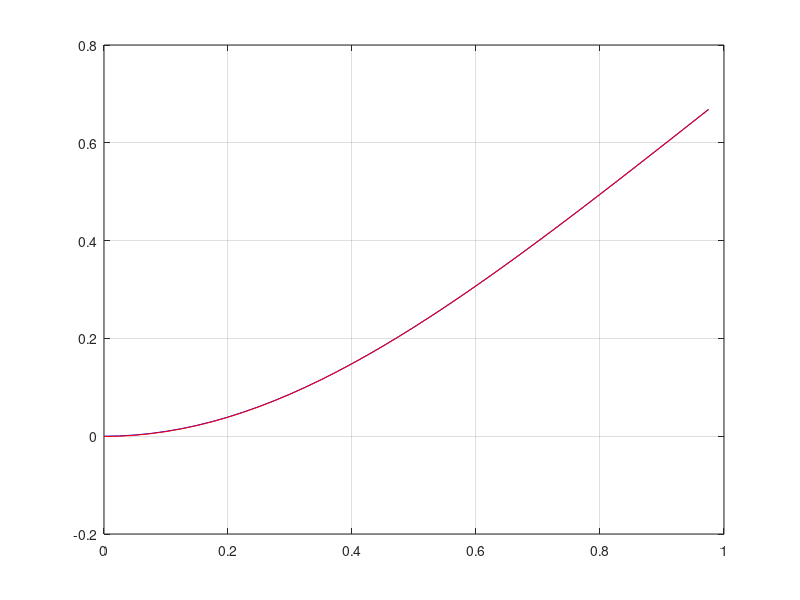
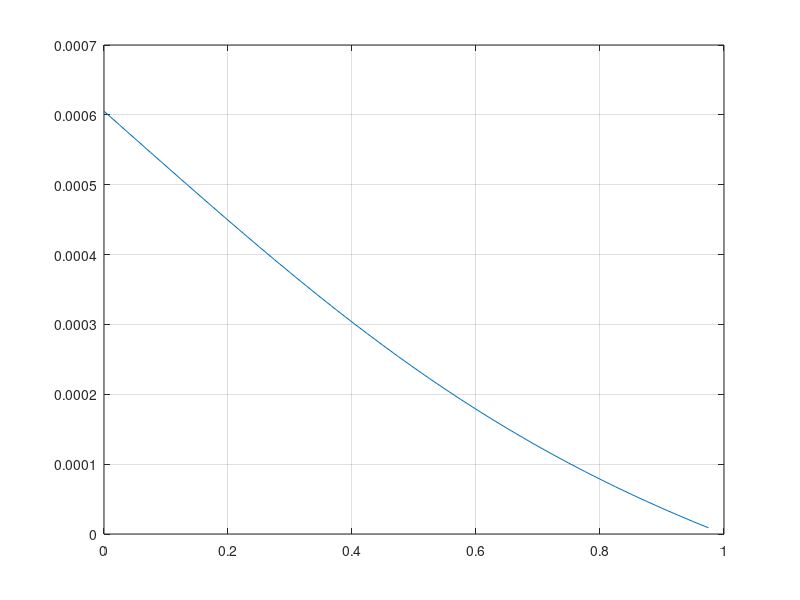

Source code (MATLAB) for these figures, in order:
clear all;
close all;

h = 1/40;

x = 0:h:1;
p = -(2.*x)./((1+x.^2));
q = ones(length(x),1);
r = (2./(1+x.^2)) - log(1+x.^2);
n = length(x);
mat = zeros(n-1,n-1);
mat1 = zeros(n-1,1);

p
q
r

for i=1:n-1
    i
   if i~= 1
   mat(i,i-1) = -(1+(h/2)*p(i));
   end
   mat(i,i) = (2+(h^2)*q(i));
   if i ~= n-1
   mat(i,i+1) = ((h/2)*p(i)-1);
   end
   mat1(i) = -(h.^2)*r(i);
end

mat1(n-1) = mat1(n-1) - ((h/2)*p(n-1) -1 )*log(2);

m = pinv(mat)*mat1;


y = log(1+x.^2);

figure();
plot(x(1:n-1),y(1:n-1),'b',x(1:n-1),m,'r');
grid on;

figure();
zz = y';
z = abs(zz(1:n-1)-m);
plot(x(1:n-1),z);
grid on;

